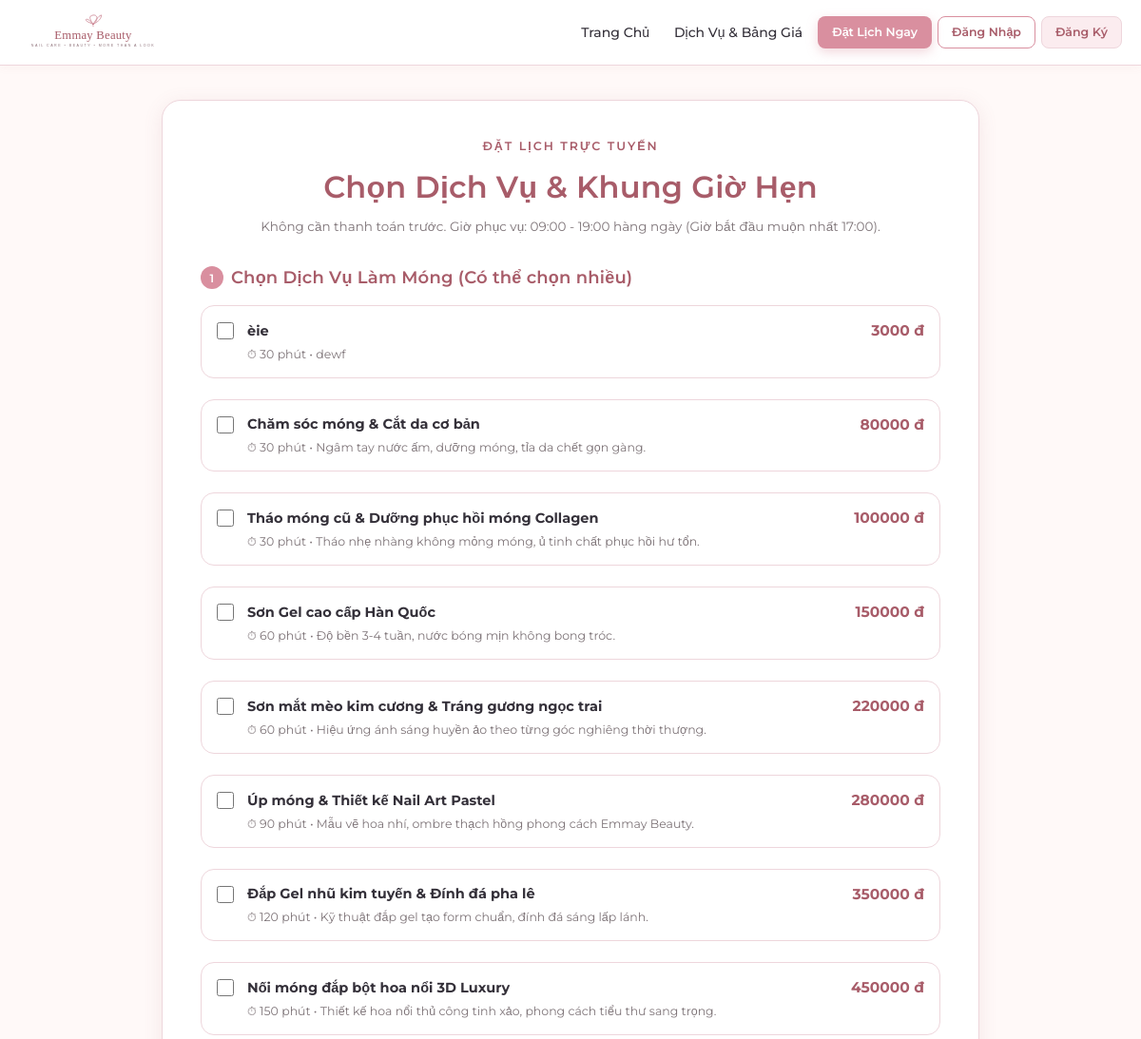
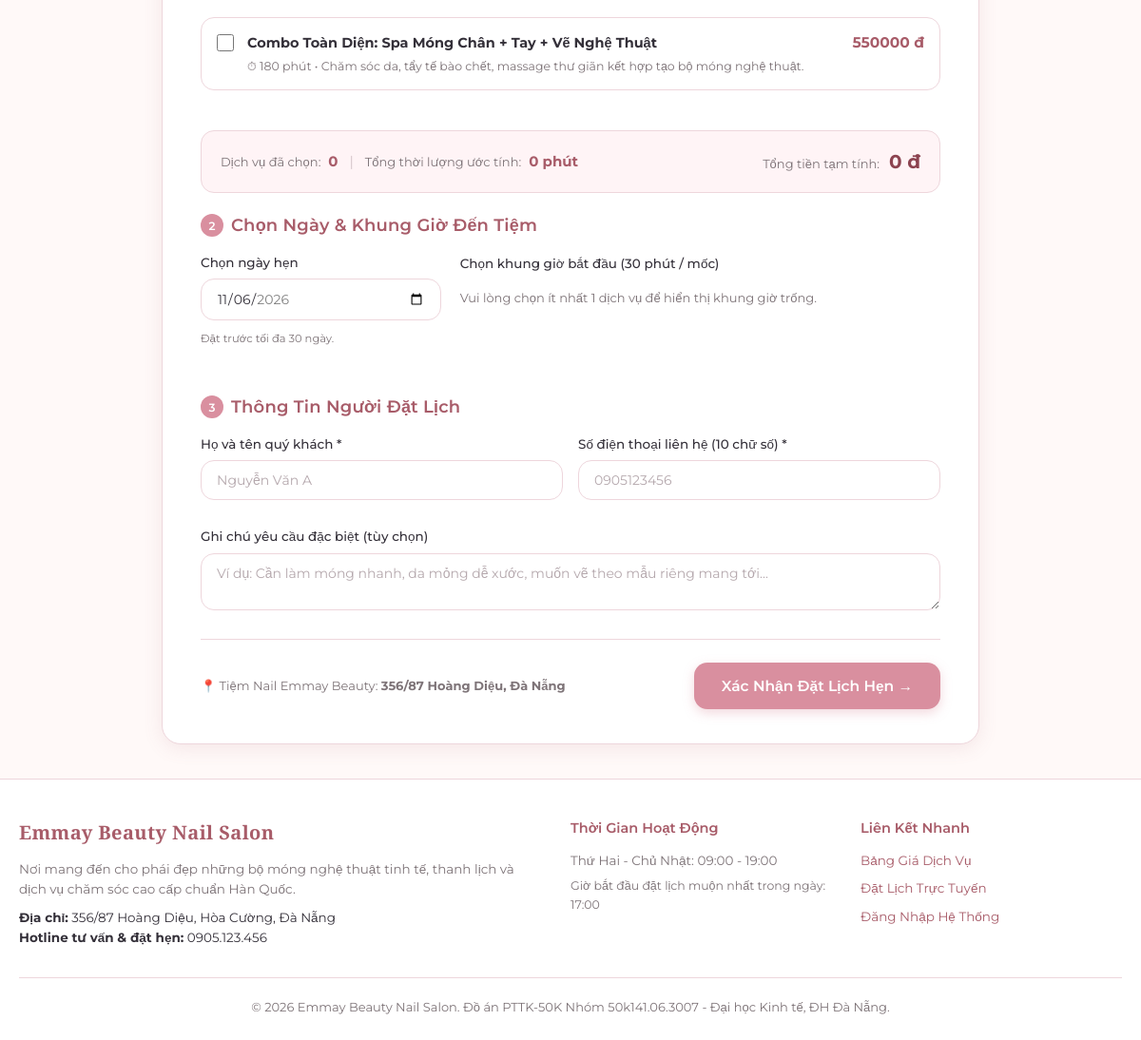
/customer/booking/, run on the app's committed database (2 pictures, top to bottom).
### apps/services/models.py (models this page shows, shortened)
class DichVu(models.Model):
    THOI_LUONG_CHOICES = [
        (30, '30 phút'),
        (60, '60 phút'),
        (90, '90 phút (1h30)'),
        (120, '120 phút (2h)'),
        (150, '150 phút (2h30)'),
        (180, '180 phút (3h)'),
    ]
    ma_dich_vu = models.CharField(max_length=10, primary_key=True, verbose_name='Mã dịch vụ')
    ten_dich_vu = models.CharField(max_length=60, unique=True, verbose_name='Tên dịch vụ')
    gia_tien = models.DecimalField(
        max_digits=12, decimal_places=0,
        validators=[MinValueValidator(1, message='Giá tiền phải là số nguyên dương lớn hơn 0.')],
        verbose_name='Giá tiền (VNĐ)'
    )
    thoi_luong = models.SmallIntegerField(
        choices=THOI_LUONG_CHOICES,
        validators=[validate_thoi_luong],
        verbose_name='Thời lượng (phút)'
    )
    ghi_chu = models.CharField(max_length=255, blank=True, null=True, verbose_name='Ghi chú')
    da_xoa = models.BooleanField(default=False, verbose_name='Đã xóa mềm')
    class Meta:
        db_table = 'DichVu'
        verbose_name = 'Dịch Vụ'
        verbose_name_plural = 'Dịch Vụ'
        ordering = ['ma_dich_vu']

### apps/appointments/views.py (the view, shortened to what this page needs)
# urls.py: path('booking/', views.customer_booking_view, name='booking'),
def customer_booking_view(request):
    services = DichVu.objects.filter(da_xoa=False).order_by('gia_tien')
    today = timezone.localdate()
    max_date = today + datetime.timedelta(days=30)
    default_name = ''
    default_phone = ''
    if request.user.is_authenticated:
        tai_khoan = getattr(request.user, 'tai_khoan', None)
        if tai_khoan and tai_khoan.khach_hang:
            default_name = tai_khoan.khach_hang.ho_ten
            default_phone = tai_khoan.khach_hang.so_dien_thoai
    return render(request, 'customer/booking.html', {
        'services': services,
        'today': today.isoformat(),
        'max_date': max_date.isoformat(),
        'default_name': default_name,
        'default_phone': default_phone,
    })

### apps/accounts/context_processors.py (called while the page is built, shortened)
def auth_user_processor(request):
    context = {
        'current_tai_khoan': None,
        'current_role': None,
        'is_owner': False,
        'is_employee': False,
        'is_customer': False,
        'current_nhan_vien': None,
        'current_khach_hang': None,
    }
    return context

### apps/notifications/context_processors.py (called while the page is built, shortened)
def notifications_processor(request):
    context = {
        'unread_notifications_count': 0,
        'recent_notifications': [],
    }
    return context

### templates/customer/booking.html (shortened to what this page needs)
{% extends 'base.html' %}
{% block content %}
<div class="booking-container">
  <div class="booking-card">
    <div style="text-align: center; margin-bottom: 28px;">
      <span style="color: var(--dark-rose); font-size: 12.5px; font-weight: 600; letter-spacing: 2px; text-transform: uppercase;">Đặt Lịch Trực Tuyến</span>
      <h1 style="font-size: 32px; margin-top: 6px;">Chọn Dịch Vụ & Khung Giờ Hẹn</h1>
      <p style="color: var(--text-muted); font-size: 13.5px; margin-top: 6px;">
        Không cần thanh toán trước. Giờ phục vụ: 09:00 - 19:00 hàng ngày (Giờ bắt đầu muộn nhất 17:00).
      </p>
    </div>
    <form method="post" id="booking-form" action="{% url 'customer:booking' %}">
      <div style="margin-bottom: 30px;">
        <h3 style="font-size: 18px; margin-bottom: 14px; display: flex; align-items: center; gap: 8px;">
          <span style="background: var(--btn-rose); color: #fff; width: 24px; height: 24px; border-radius: 50%; display: inline-flex; align-items: center; justify-content: center; font-size: 12px;">1</span>
          Chọn Dịch Vụ Làm Móng (Có thể chọn nhiều)
        </h3>
        <div style="display: flex; flex-direction: column; gap: 10px;">
          {% for s in services %}
            <label class="service-select-item" id="service-item-{{ s.ma_dich_vu }}">
              <input type="checkbox" name="service_ids" value="{{ s.ma_dich_vu }}"
                     class="service-select-checkbox"
                     data-price="{{ s.gia_tien }}"
                     data-duration="{{ s.thoi_luong }}"
                     data-name="{{ s.ten_dich_vu }}"
                     {% if request.GET.service == s.ma_dich_vu %}checked{% endif %}>
              <div style="flex: 1;">
                <div style="display: flex; justify-content: space-between; align-items: center;">
                  <strong style="font-size: 14.5px; color: var(--text-main);">{{ s.ten_dich_vu }}</strong>
                  <span style="font-family: var(--font-body); font-size: 15.5px; font-weight: 700; color: var(--dark-rose);">
                    {{ s.gia_tien|floatformat:0 }} đ
                  </span>
                </div>
                <div style="font-size: 12.5px; color: var(--text-muted); margin-top: 2px;">
                  <span>⏱ {{ s.thoi_luong }} phút</span>
                  {% if s.ghi_chu %}&bull; <span>{{ s.ghi_chu }}</span>{% endif %}
                </div>
              </div>
            </label>
          {% endfor %}
        </div>
      </div>
      <div class="booking-summary-bar">
        <div>
          <span style="color: var(--text-muted); font-size: 13px;">Dịch vụ đã chọn:</span>
          <strong id="selected-count" style="color: var(--dark-rose); margin-left: 4px;">0</strong>
          <span style="margin: 0 8px; color: #D4C3C8;">|</span>
          <span style="color: var(--text-muted); font-size: 13px;">Tổng thời lượng ước tính:</span>
          <strong id="total-duration-label" style="color: var(--dark-rose); margin-left: 4px;">0 phút</strong>
        </div>
        <div>
          <span style="color: var(--text-muted); font-size: 13px;">Tổng tiền tạm tính:</span>
          <strong id="total-price-label" style="font-size: 20px; font-family: var(--font-body); font-weight: 700; color: var(--deep-rose); margin-left: 6px;">
          </strong>
        </div>
      </div>
      <div style="margin-bottom: 30px;">
        <h3 style="font-size: 18px; margin-bottom: 14px; display: flex; align-items: center; gap: 8px;">
          <span style="background: var(--btn-rose); color: #fff; width: 24px; height: 24px; border-radius: 50%; display: inline-flex; align-items: center; justify-content: center; font-size: 12px;">2</span>
          Chọn Ngày & Khung Giờ Đến Tiệm
        </h3>
        <div style="display: grid; grid-template-columns: 1fr 2fr; gap: 20px;">
          <div class="form-group">
            <label class="form-label">Chọn ngày hẹn</label>
            <input type="date" name="booking_date" id="booking_date" class="form-control"
                   value="{{ today }}" min="{{ today }}" max="{{ max_date }}" required>
            <small style="color: var(--text-muted); font-size: 11.5px; margin-top: 4px;">Đặt trước tối đa 30 ngày.</small>
          </div>
          <div>
            <label class="form-label">Chọn khung giờ bắt đầu (30 phút / mốc)</label>
            <div id="slots-container" class="time-slots-container">
            </div>
          </div>
        </div>
      </div>
      <div style="margin-bottom: 30px;">
        <h3 style="font-size: 18px; margin-bottom: 14px; display: flex; align-items: center; gap: 8px;">
          <span style="background: var(--btn-rose); color: #fff; width: 24px; height: 24px; border-radius: 50%; display: inline-flex; align-items: center; justify-content: center; font-size: 12px;">3</span>
          Thông Tin Người Đặt Lịch
        </h3>
        <div style="display: grid; grid-template-columns: 1fr 1fr; gap: 16px;">
          <div class="form-group">
            <label class="form-label">Họ và tên quý khách *</label>
            <input type="text" name="contact_name" class="form-control" placeholder="Nguyễn Văn A"
                   value="{{ default_name }}" required>
          </div>
          <div class="form-group">
            <label class="form-label">Số điện thoại liên hệ (10 chữ số) *</label>
            <input type="tel" name="contact_phone" class="form-control" placeholder="0905123456"
                   pattern="[0-9]{10}" maxlength="10" value="{{ default_phone }}" required>
          </div>
        </div>
        <div class="form-group" style="margin-top: 10px;">
          <label class="form-label">Ghi chú yêu cầu đặc biệt (tùy chọn)</label>
          <textarea name="notes" class="form-control" rows="2" placeholder="Ví dụ: Cần làm móng nhanh, da mỏng dễ xước, muốn vẽ theo mẫu riêng mang tới..."></textarea>
        </div>
      </div>
      <div style="border-top: 1px solid var(--border-pink); padding-top: 24px; display: flex; justify-content: space-between; align-items: center;">
        <div style="font-size: 13px; color: var(--text-muted);">
          📍 Tiệm Nail Emmay Beauty: <strong>356/87 Hoàng Diệu, Đà Nẵng</strong>
        </div>
        <button type="submit" class="btn btn-primary btn-lg" id="submit-booking-btn" disabled>
          Xác Nhận Đặt Lịch Hẹn &rarr;
        </button>
      </div>
    </form>
  </div>
</div>
{% endblock %}

### static/css/style.css (style rules this page uses)
:root { --primary-rose: #C97F8E; --btn-rose: #D98F9F; --btn-rose-hover: #C57B8C; --dark-rose: #A85C69; --deep-rose: #8C4350; --blush-pink: #F5DDE2; --soft-pink: #FBECEF; --light-pink: #FFF4F6; --ivory-white: #FFF9F8; --card-bg: #FFFFFF; --text-main: #343039; --text-muted: #7E7478; --text-light: #A3969B; --border-pink: #EED6DC; --border-focus: #D98F9F; --status-pending: #E09F3E; --status-pending-bg: #FFF5E6; --status-confirmed: #4A90E2; --status-confirmed-bg: #EBF4FC; --status-completed: #2E7D32; --status-completed-bg: #EAF5EA; --status-canceled: #C62828; --status-canceled-bg: #FDE8E8; --status-noshow: #757575; --status-noshow-bg: #EEEEEE; --font-heading: 'Playfair Display', serif; --font-body: 'Montserrat', sans-serif; --shadow-sm: 0 2px 8px rgba(201, 127, 142, 0.08); --shadow-md: 0 4px 20px rgba(168, 92, 105, 0.12); --shadow-lg: 0 10px 30px rgba(168, 92, 105, 0.16); --radius-sm: 8px; --radius-md: 14px; --radius-lg: 20px; --radius-full: 9999px; }
* { margin: 0; padding: 0; box-sizing: border-box; }
body { font-family: var(--font-body); font-size: 14.5px; line-height: 1.6; color: var(--text-main); background-color: var(--ivory-white); min-height: 100vh; display: flex; flex-direction: column; }
h1, h2, h3, h4, h5, h6, input, button, select, textarea, table, th, td { font-family: var(--font-body); }
h1, h2, h3 { color: var(--dark-rose); font-weight: 600; letter-spacing: 0.2px; }
.btn { display: inline-flex; align-items: center; justify-content: center; gap: 8px; padding: 11px 22px; font-family: var(--font-body); font-size: 14px; font-weight: 600; border-radius: var(--radius-md); border: 1px solid transparent; cursor: pointer; transition: all 0.25s cubic-bezier(0.4, 0, 0.2, 1); text-decoration: none !important; white-space: nowrap; }
.btn-primary { background: var(--btn-rose); color: #FFFFFF !important; box-shadow: 0 4px 12px rgba(217, 143, 159, 0.35); }
.btn-lg { padding: 14px 28px; font-size: 15.5px; border-radius: var(--radius-md); }
.form-group { margin-bottom: 18px; display: flex; flex-direction: column; gap: 6px; }
.form-label { font-size: 13.5px; font-weight: 500; color: var(--text-main); }
.form-control, .form-select, textarea { width: 100%; padding: 11px 16px; font-family: var(--font-body); font-size: 14px; color: var(--text-main); background: #FFFFFF; border: 1.5px solid var(--border-pink); border-radius: var(--radius-md); outline: none; transition: all 0.2s ease; }
.form-control::placeholder { color: #B5A8AD; }

### static/css/customer.css (style rules this page uses)
.booking-container { max-width: 900px; margin: 36px auto; padding: 0 20px; }
.booking-card { background: #FFFFFF; border-radius: var(--radius-lg); border: 1.5px solid var(--border-pink); box-shadow: var(--shadow-md); padding: 36px 40px; }
.service-select-item { display: flex; align-items: flex-start; gap: 14px; padding: 14px 16px; border: 1.5px solid var(--border-pink); border-radius: var(--radius-md); margin-bottom: 12px; cursor: pointer; transition: all 0.2s ease; }
.service-select-checkbox { accent-color: var(--btn-rose); width: 18px; height: 18px; margin-top: 3px; }
.booking-summary-bar { background: var(--light-pink); border: 1px solid var(--border-pink); border-radius: var(--radius-md); padding: 16px 20px; margin: 20px 0; display: flex; justify-content: space-between; align-items: center; font-size: 15px; }
.time-slots-container { display: grid; grid-template-columns: repeat(auto-fill, minmax(105px, 1fr)); gap: 10px; margin-top: 14px; }

### data on the page
DichVu: ten_dich_vu "èie", gia_tien "3000", thoi_luong "30", ghi_chu "dewf"
DichVu: ten_dich_vu "Chăm sóc móng & Cắt da cơ bản", gia_tien "80000", thoi_luong "30", ghi_chu "Ngâm tay nước ấm, dưỡng móng, tỉa da chết gọn gàng."
DichVu: ten_dich_vu "Tháo móng cũ & Dưỡng phục hồi móng Collagen", gia_tien "100000", thoi_luong "30", ghi_chu "Tháo nhẹ nhàng không mỏng móng, ủ tinh chất phục hồi hư tổn."
DichVu: ten_dich_vu "Sơn Gel cao cấp Hàn Quốc", gia_tien "150000", thoi_luong "60", ghi_chu "Độ bền 3-4 tuần, nước bóng mịn không bong tróc."
DichVu: ten_dich_vu "Sơn mắt mèo kim cương & Tráng gương ngọc trai", gia_tien "220000", thoi_luong "60", ghi_chu "Hiệu ứng ánh sáng huyền ảo theo từng góc nghiêng thời thượng."
DichVu: ten_dich_vu "Úp móng & Thiết kế Nail Art Pastel", gia_tien "280000", thoi_luong "90", ghi_chu "Mẫu vẽ hoa nhí, ombre thạch hồng phong cách Emmay Beauty."
DichVu: ten_dich_vu "Đắp Gel nhũ kim tuyến & Đính đá pha lê", gia_tien "350000", thoi_luong "120", ghi_chu "Kỹ thuật đắp gel tạo form chuẩn, đính đá sáng lấp lánh."
DichVu: ten_dich_vu "Nối móng đắp bột hoa nổi 3D Luxury", gia_tien "450000", thoi_luong "150", ghi_chu "Thiết kế hoa nổi thủ công tinh xảo, phong cách tiểu thư sang trọng."
DichVu: ten_dich_vu "Combo Toàn Diện: Spa Móng Chân + Tay + Vẽ Nghệ Thuật", gia_tien "550000", thoi_luong "180", ghi_chu "Chăm sóc da, tẩy tế bào chết, massage thư giãn kết hợp tạo bộ móng nghệ thuật."
